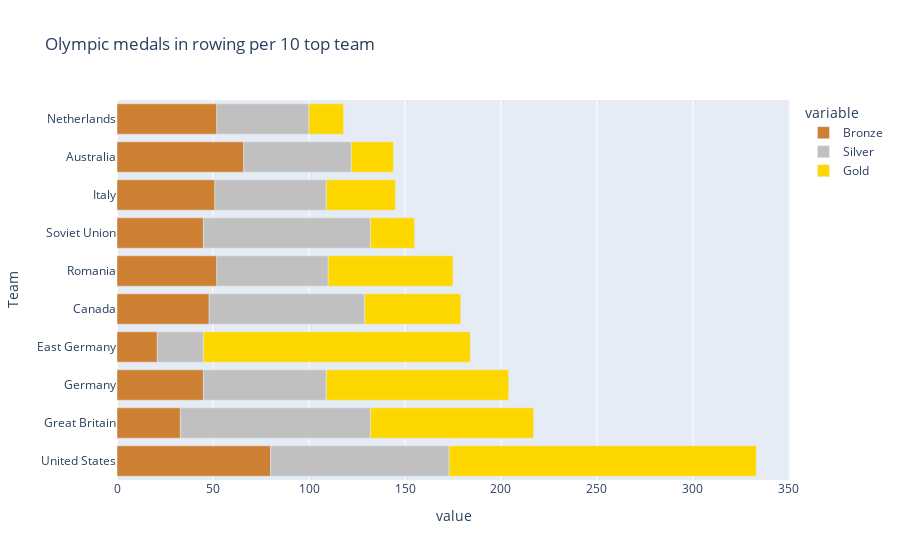

Here is the notebook cell this chart was saved with:
### Markdown cell above
### FRÅGA: Vilka har fått flest medaljer i rodd (topp 10)?

### Code cell
rowing_rows_medals = rowing_rows[rowing_rows['Medal'].notna()]
medals = rowing_rows_medals.groupby(['Team', 'Medal']).size().unstack(fill_value=0) #count medals per Team

medals["Total"] = medals['Gold'] + medals['Silver'] + medals['Bronze']
top10= medals.sort_values(by="Total", ascending=False).head(10).reset_index()

medal_values = ["Bronze", "Silver", "Gold"]
fig_bar = px.bar(top10, x=medal_values, y='Team', color_discrete_map={"Gold":"#FFD700", "Silver": "#C0C0C0", "Bronze": "#CD7F32"}, title="Olympic medals in rowing per 10 top team")

fig_bar.show()

# lägg in slider över tid  - och kanske så att kategorierna ändrar plats!

### Figure 1 — Plotly figure (JSON) as saved in the notebook; plotly's stock layout.template omitted (floating-point values rounded to 4 significant figures)
{"data": [{"hovertemplate": "variable=Bronze<br>value=%{x}<br>Team=%{y}<extra></extra>", "legendgroup": "Bronze", "marker": {"color": "#CD7F32", "pattern": {"shape": ""}}, "name": "Bronze", "orientation": "h", "showlegend": true, "textposition": "auto", "type": "bar", "x": [80, 33, 45, 21, 48, 52, 45, 51, 66, 52], "xaxis": "x", "y": ["United States", "Great Britain", "Germany", "East Germany", "Canada", "Romania", "Soviet Union", "Italy", "Australia", "Netherlands"], "yaxis": "y"}, {"hovertemplate": "variable=Silver<br>value=%{x}<br>Team=%{y}<extra></extra>", "legendgroup": "Silver", "marker": {"color": "#C0C0C0", "pattern": {"shape": ""}}, "name": "Silver", "orientation": "h", "showlegend": true, "textposition": "auto", "type": "bar", "x": [93, 99, 64, 24, 81, 58, 87, 58, 56, 48], "xaxis": "x", "y": ["United States", "Great Britain", "Germany", "East Germany", "Canada", "Romania", "Soviet Union", "Italy", "Australia", "Netherlands"], "yaxis": "y"}, {"hovertemplate": "variable=Gold<br>value=%{x}<br>Team=%{y}<extra></extra>", "legendgroup": "Gold", "marker": {"color": "#FFD700", "pattern": {"shape": ""}}, "name": "Gold", "orientation": "h", "showlegend": true, "textposition": "auto", "type": "bar", "x": [160, 85, 95, 139, 50, 65, 23, 36, 22, 18], "xaxis": "x", "y": ["United States", "Great Britain", "Germany", "East Germany", "Canada", "Romania", "Soviet Union", "Italy", "Australia", "Netherlands"], "yaxis": "y"}], "layout": {"barmode": "relative", "legend": {"title": {"text": "variable"}, "tracegroupgap": 0}, "title": {"text": "Olympic medals in rowing per 10 top team"}, "xaxis": {"anchor": "y", "domain": [0, 1], "title": {"text": "value"}}, "yaxis": {"anchor": "x", "domain": [0, 1], "title": {"text": "Team"}}}}
